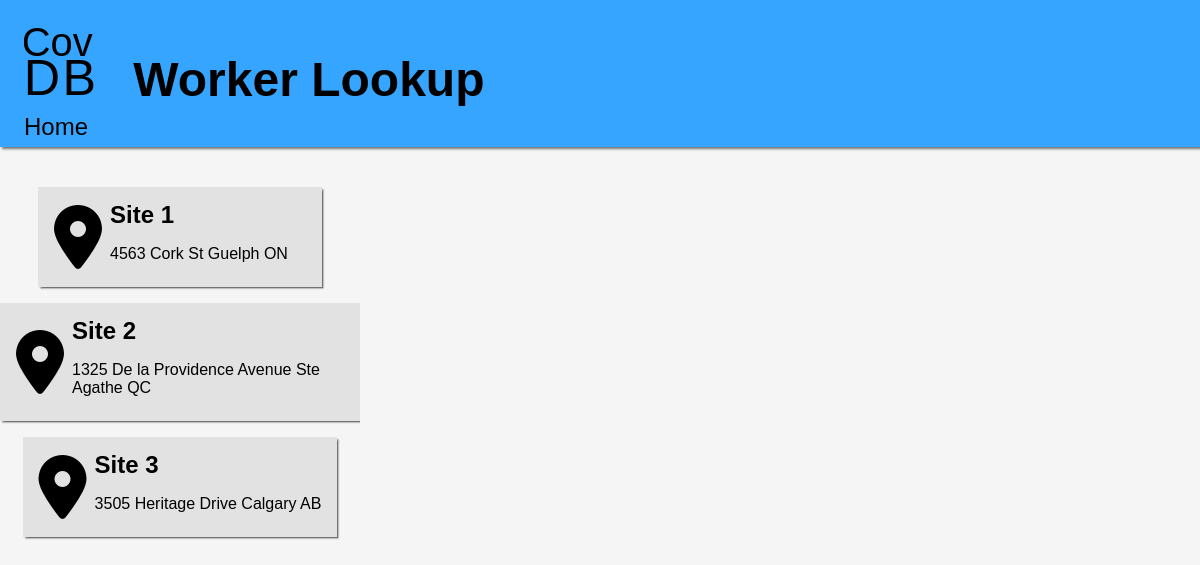
The page /public/workers.php on the database its author committed.
### tables this page shows
CREATE TABLE Site (
    name        VARCHAR(32) PRIMARY KEY,
    street      VARCHAR(33) NOT NULL,  
    city        VARCHAR(32) NOT NULL,
    province    ENUM('AB', 'BC', 'MB', 'NB', 'NL', 'NS', 'NT', 'NU', 'ON', 'PE', 'QC', 'SK', 'YT') NOT NULL,
    postalCode  CHAR(6)     NOT NULL  
);

### backend/sites.php (called while the page is built, shortened)
<?php
include_once($_SERVER["DOCUMENT_ROOT"] . "/_include.php");
include_once(MODELS_DIR."Site.php");
function getSites() {
    global $conn;
    $stmt = $conn->prepare("SELECT * FROM Site");
    $stmt->execute();
    $out = [];
    while($row = $stmt->fetch(PDO::FETCH_ASSOC)){
        $out[] = Site::fromAssoc($row);
    }
    return $out;
}

### models/Site.php (called while the page is built, shortened)
<?php
class Site {
	public function __construct($name, $street, $city, $province, $postalCode, ) {
		$this->name = $name;
		$this->street = $street;
		$this->city = $city;
		$this->province = $province;
	}
	public static function fromAssoc($assoc) {
		return new Site(
			$assoc["name"],
			$assoc["street"],
			$assoc["city"],
			$assoc["province"],
			$assoc["postalCode"],
		);
	}
}

### public/workers.php (the view, shortened to what this page needs)
<!DOCTYPE html>
<html>
<?php
    include_once(BACKEND_DIR."/patients.php");
    include_once(BACKEND_DIR."/sites.php");
?>
<head>
    <link rel='stylesheet' type='text/css' href='/listpage.css'>
</head>
<body>
    <div id="content">
        <section id="sidebar">
        <?php foreach(getSites() as $s):
            $selected = "";
            ?>
            <a class="panel clickable <?= $selected ?>" href="?s=<?=$s->name?>" style="width:70%; margin-left:auto; margin-right:auto">
                <i class="fa-solid fa-location-dot"></i>
                <h2><?= $s->name ?></h2>
                <p><?= $s->street." ".$s->city." ".$s->province ?></p>
            </a>
        <?php endforeach; ?>
        </section>
    </div>
</body>
</html>

### public/main.css (style rules this page uses)
body { font-family: sans-serif; --colour-primary: #36a5ff; --colour-primary-light: #7bd6ff; --colour-primary-dark: #0077cb; --colour-secondary: #303f9f; --colour-secondary-light: #666ad1; --colour-secondary-dark: #001970; --colour-background: #f5f5f6; --colour-surface: #e1e2e1; --colour-on-primary: #000000; --colour-on-primary-dark: #FFFFFF; --colour-on-secondary: #FFFFFF; --colour-on-background: #000000; --colour-on-surface: #000000; background-color: var(--colour-background); color: var(--colour-on-background); margin:0; padding:0; min-width: fit-content; }
.panel { background-color: var(--colour-surface); color: var(--colour-on-surface); padding: 0.5em 1em; margin: 1em; flex-grow: 1; min-width: fit-content; box-shadow: 0.1em 0.1em 0.1em #00000088; display:grid; grid-template-areas: "icon . heading" "icon . text"; grid-template-columns: auto 0.5em 1fr; }
.panel i { grid-area: icon; text-align: center; font-size: 4em; margin:auto; }
.panel h2 { grid-area: heading; margin: 0.25em 0 0 0; }
.panel>*:last-child { grid-area: text; }
.clickable { transition: all 100ms; cursor: pointer; text-decoration: none; }

### public/listpage.css (style rules this page uses)
#content { display:grid; grid-template-columns: 30% auto; height: 70vh; }
#sidebar { overflow-x:hidden; overflow-y:scroll; height:inherit; }

### rows shown on the page
site: name "Site 1", street "4563 Cork St", city "Guelph", province "ON"
site: name "Site 2", street "1325 De la Providence Avenue", city "Ste Agathe", province "QC"
site: name "Site 3", street "3505 Heritage Drive", city "Calgary", province "AB"

### other values the page prints
$name "Worker Lookup"
